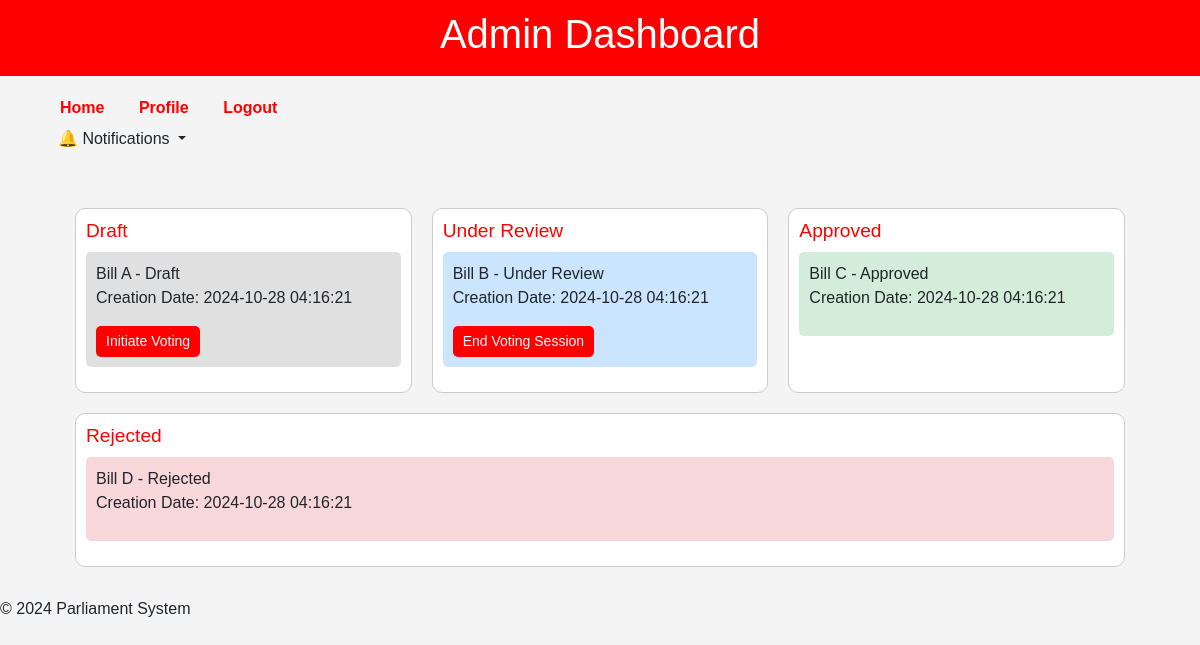
The app's page /AdminDashboard (signed in) with its own data.
### tables this page shows
CREATE TABLE IF NOT EXISTS `bill` (
  `id` int(11) NOT NULL AUTO_INCREMENT,
  `title` varchar(255) NOT NULL,
  `description` text NOT NULL,
  `author_id` int(11) DEFAULT NULL,
  `draft_content` text DEFAULT NULL,
  `status` enum('Draft', 'Under Review', 'Approved', 'Rejected') NOT NULL,
  `created_time` timestamp NOT NULL DEFAULT current_timestamp(),
  `updated_time` timestamp NOT NULL DEFAULT current_timestamp() ON UPDATE current_timestamp(),
  PRIMARY KEY (`id`),
  KEY `author_id` (`author_id`),
  CONSTRAINT `bill_ibfk_1` FOREIGN KEY (`author_id`) REFERENCES `user` (`id`)
);

### src/BaseController.php (called while the page is built)
<?php
class BaseController
{
    protected function render($view, $data = [])
    {
        extract($data);
        include_once __DIR__ .  "/Views/$view.php";
    }
}

### src/Controllers/DashBoardController.php (called while the page is built, shortened)
<?php
require_once __DIR__ . '/../BaseController.php';
require_once __DIR__ . '/../Repositories/BillRepository.php';
class DashBoardController extends BaseController
{
    private $billRepository;
    public function __construct()
    {
        $this->billRepository = new BillRepository();
    }
    public function adminDashboard()
    {
        $allBills = $this->billRepository->getAllBills();
        $draftBills = [];
        $underReviewBills = [];
        $approvedBills = [];
        $rejectedBills = [];
        foreach ($allBills as $bill) {
            switch ($bill->getStatus()) {
                case 'Draft':
                    $draftBills[] = $bill;
                    break;
                case 'Under Review':
                    $underReviewBills[] = $bill;
                    break;
                case 'Approved':
                    $approvedBills[] = $bill;
                    break;
                case 'Rejected':
                    $rejectedBills[] = $bill;
                    break;
            }
        }
        $this->render("Dashboard/AdminDashboard", [
            "draftBills" => $draftBills,
            "underReviewBills" => $underReviewBills,
            "approvedBills" => $approvedBills,
            "rejectedBills" => $rejectedBills
        ]);
    }
}

### src/DB/dockerConfig.php (called while the page is built)
<?php
return [
    'DB_HOST'     => 'mysql-db',
    'DB_PORT'     => '3306',
    'DB_DATABASE' => 'legislation',
    'DB_USERNAME' => 'root',
    'DB_PASSWORD' => 'rootpassword'
];

### src/DB/DB.php (called while the page is built, shortened)
<?php
class DB
{
    private $pdo;
    private static $instance = null;
    public function __construct()
    {
        $config = require __DIR__ . '/dockerConfig.php';
        $host     = $config['DB_HOST'];
        $port     = $config['DB_PORT'];
        $dbname   = $config['DB_DATABASE'];
        $username = $config['DB_USERNAME'];
        $password = $config['DB_PASSWORD'];
        $dsn = "mysql:host=$host;port=$port;dbname=$dbname;charset=utf8mb4";
        try {
            $this->pdo = new PDO($dsn, $username, $password);
            $this->pdo->setAttribute(PDO::ATTR_ERRMODE, PDO::ERRMODE_EXCEPTION);
        } catch (PDOException $e) {
            die("Database connection failed: " . $e->getMessage());
        }
    }
    public static function getInstance()
    {
        if (self::$instance === null) {
            self::$instance = new self();
        }
        return self::$instance;
    }
    public function query($sql, $params = [], $fetch = true)
    {
        try {
            $stmt = $this->pdo->prepare($sql);
            $stmt->execute($params);
            if ($fetch) {
                return $stmt->fetchAll(PDO::FETCH_ASSOC);
            }
            return true;
        } catch (PDOException $e) {
            die("Query failed: " . $e->getMessage());
        }
    }
}

### src/Repositories/BillRepository.php (called while the page is built, shortened)
<?php
require_once __DIR__ . "/../DB/DB.php";
require_once __DIR__ . "/../Models/Bill.php";
class BillRepository
{
    private DB $dbContext;
    public function __construct()
    {
        $this->dbContext = DB::getInstance();
    }
    public function getAllBills()
    {
        $sqlQuery = "
            SELECT b.*, u.username
            FROM bill b
            JOIN user u ON b.author_id = u.id";
        $billsData = $this->dbContext->query($sqlQuery, [], true);
        $bills = [];
        foreach ($billsData as $billData) {
            $bill = Bill::GenerateBill($billData);
            $bills[] = $bill;
        }
        return $bills;
    }
}

### src/Models/Bill.php (called while the page is built, shortened)
<?php
class Bill
{
    private $title;
    private $created_time;
    public function __construct($id, $title, $description, $author_id, $draft_content, $status, $created_time, $updated_time, $userName = null)
    {
        $this->title = $title;
        $this->created_time = $created_time;
    }
    public function getTitle()
    {
        return $this->title;
    }
    public function getCreatedTime()
    {
        return $this->created_time;
    }
    public static function GenerateBill(array $data)
    {
        return new self(
            $data['id'],
            $data['title'],
            $data['description'],
            $data['author_id'],
            $data['draft_content'],
            $data['status'],
            $data['created_time'],
            $data['updated_time'],
            $data["username"]
        );
    }
}

### src/Views/Dashboard/AdminDashboard.php (the view, shortened to what this page needs)
<!DOCTYPE html>
<html lang="en">
<head>
    <link href="https://stackpath.bootstrapcdn.com/bootstrap/4.5.2/css/bootstrap.min.css" rel="stylesheet">
</head>
<body>
    <header>
        <h1>Admin Dashboard</h1>
    </header>
    <div class="container">
        <nav>
            <a href="#">Home</a>
            <a href="#">Profile</a>
            <a href="#" data-toggle="modal" data-target="#logoutModal">Logout</a>
            <div class="dropdown">
                <button class="btn dropdown-toggle" type="button" id="notificationDropdown" data-bs-toggle="dropdown" aria-expanded="false">
                    🔔 Notifications
                </button>
            </div>
        </nav>
        <div class="dashboard">
            <div class="sections">
                <div class="section">
                    <h3>Draft</h3>
                    <?php if (!empty($draftBills)): ?>
                        <?php foreach ($draftBills as $bill): ?>
                            <div class="bill-card draft">
                                <div class="bill-header">
                                    <div class="bill-title">
                                        <?php echo htmlspecialchars($bill->getTitle()); ?>
                                    </div>
                                    <p>Creation Date: <?php echo htmlspecialchars($bill->getCreatedTime()); ?></p>
                                    <form action="Bill/startBillVoting" method="POST" style="margin: 0;">
                                        <input type="submit" value="Initiate Voting" class="vote-button">
                                    </form>
                                </div>
                            </div>
                        <?php endforeach; ?>
                    <?php else: ?>
                        <p>No draft bills available.</p>
                    <?php endif; ?>
                </div>
                <div class="section">
                    <h3>Under Review</h3>
                    <?php if (!empty($underReviewBills)): ?>
                        <?php foreach ($underReviewBills as $bill): ?>
                            <div class="bill-card under-review">
                                <div class="bill-header">
                                    <div class="bill-title">
                                        <?php echo htmlspecialchars($bill->getTitle()); ?>
                                    </div>
                                    <p>Creation Date: <?php echo htmlspecialchars($bill->getCreatedTime()); ?></p>
                                    <form action="Bill/BillAdmin" method="GET" style="margin: 0;">
                                        <input type="submit" value="End Voting Session" class="vote-button">
                                    </form>
                                </div>
                            </div>
                        <?php endforeach; ?>
                    <?php else: ?>
                        <p>No bills under review.</p>
                    <?php endif; ?>
                </div>
                <div class="section">
                    <h3>Approved</h3>
                    <?php if (!empty($approvedBills)): ?>
                        <?php foreach ($approvedBills as $bill): ?>
                            <div class="bill-card approved">
                                <div class="bill-header">
                                    <div class="bill-title">
                                        <?php echo htmlspecialchars($bill->getTitle()); ?>
                                    </div>
                                </div>
                                <p>Creation Date: <?php echo htmlspecialchars($bill->getCreatedTime()); ?></p>
                            </div>
                        <?php endforeach; ?>
                    <?php else: ?>
                        <p>No approved bills available.</p>
                    <?php endif; ?>
                </div>
                <div class="section">
                    <h3>Rejected</h3>
                    <?php if (!empty($rejectedBills)): ?>
                        <?php foreach ($rejectedBills as $bill): ?>
                            <div class="bill-card rejected">
                                <div class="bill-header">
                                    <div class="bill-title">
                                        <?php echo htmlspecialchars($bill->getTitle()); ?>
                                    </div>
                                </div>
                                <p>Creation Date: <?php echo htmlspecialchars($bill->getCreatedTime()); ?></p>
                            </div>
                        <?php endforeach; ?>
                    <?php else: ?>
                        <p>No rejected bills available.</p>
                    <?php endif; ?>
                </div>
            </div>
        </div>
    </div>
    <footer>
        <p>&copy; 2024 Parliament System</p>
    </footer>
</body>
</html>

### src/Views/Dashboard/AdminDashboard.php (style rules this page uses)
body { font-family: Arial, sans-serif; margin: 0; padding: 0; background-color: #f4f4f4; }
header { background: #ff0000; color: #ffffff; padding: 10px 0; text-align: center; }
nav { margin: 20px 0; }
nav a { margin: 0 15px; color: #ff0000; text-decoration: none; font-weight: bold; }
.dashboard { padding: 20px; }
h3 { color: #ff0000; font-size: 1.2rem; margin-bottom: 10px; }
.bill-card { margin-bottom: 15px; border-radius: 5px; padding: 10px; transition: transform 0.2s, box-shadow 0.2s; }
.vote-button { background: #ff0000; color: white; border: none; padding: 5px 10px; border-radius: 5px; cursor: pointer; font-size: 0.875rem; }
.sections { display: flex; justify-content: space-between; flex-wrap: wrap; }
.section { flex: 1; margin: 10px; min-width: 250px; border: 1px solid #ccc; border-radius: 10px; background-color: #fff; padding: 10px; }
.draft { background-color: #e0e0e0; }
.under-review { background-color: #cce5ff; }
.approved { background-color: #d4edda; }
.rejected { background-color: #f8d7da; }

### records on screen
bill: title "Bill A - Draft", created_time "2024-10-28 04:16:21"
bill: title "Bill B - Under Review", created_time "2024-10-28 04:16:21"
bill: title "Bill C - Approved", created_time "2024-10-28 04:16:21"
bill: title "Bill D - Rejected", created_time "2024-10-28 04:16:21"
